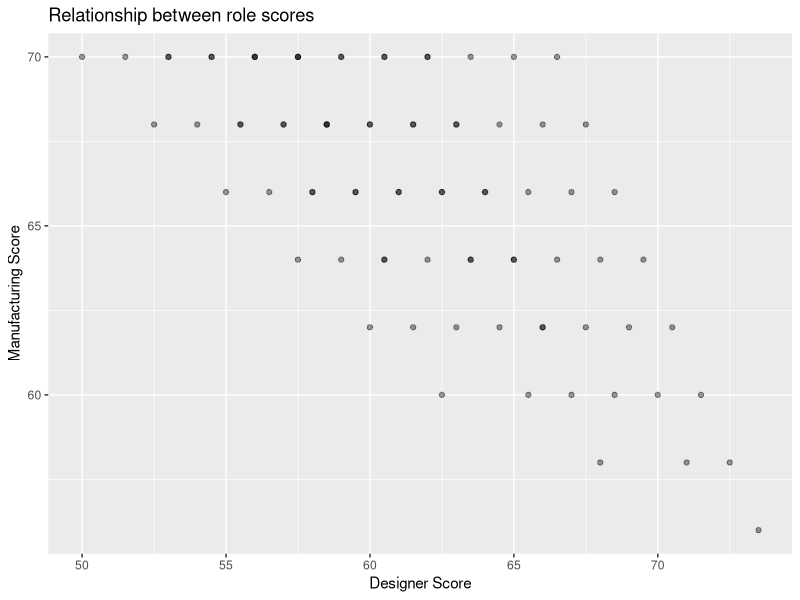

This figure's R source: (Note: this script raises an error after producing the figure.)
## ---- chunk 1
knitr::opts_chunk$set(echo = TRUE)
library(tidyverse)
library(magrittr)
library(gtools)
## ---- chunk 2
ref_info <- list(
  shape = c("Triangle", "Parallelogram", "Trapezoid"),
  shape_abbr = c("t", "p", "z"),
  str = c(4, 4, 5),
  flex = c(2, 5, 8),
  cost = c(6, 9, 15),
  cost_multipliers = c(
    m = 1,
    d = .5),
  budget = 70
)
## ---- chunk 3

# This is the basic scoring function for either player
score_basic <- function(str, flex, cost, cost_multiplier, budget) {
  return(str + flex + ((budget - cost) * cost_multiplier))
}

# Not much special here, just calculates the basics before sending it to score_basic
score_player <- function(shape_vec, role, ref = ref_info) {
  
  if (role == "d" | role == "m") {} else {
    stop("role is not 'd' fr designer or 'm' for manufacturer. Please specifiy to calculate scores:")
  }
  
  basic_score_vec <- c(
    strength = sum(ref[["str"]] * shape_vec), # calculating strength is based on ref_info
    flexibility = sum(ref[["flex"]] * shape_vec), # calculating flexibility is based on ref_info
    cost = sum(ref[["cost"]] * shape_vec) # calculating cost is based on ref_info
  )
  
  cost_multiply <- ref_info[["cost_multipliers"]][[role]]
  budge <- ref_info[["budget"]]
  
  score_vec <- c(
    basic_score_vec,
    player_score = score_basic(basic_score_vec[["strength"]],
                               basic_score_vec[["flexibility"]],
                               basic_score_vec[["cost"]],
                               cost_multiply,
                               budge
                               ))
  
  return(score_vec)
}
## ---- chunk 4
n_shape <- 0:7
max_shapesum <- max(n_shape)
min_shapesum <- 5

exclusion_fn <- function(shape_vec, max = max_shapesum, min = min_shapesum) {
  if (sum(shape_vec) > max) {return(F)} # don't exceed shape maximum
  if (sum(shape_vec) < min) {return(F)} # you need at least 4 to fill in the figure
  return(T)
}

shape_perms <- gtools::permutations(length(n_shape), 3, v = n_shape, repeats.allowed = T) %>% 
  t %>% as.data.frame %>% 
  extract(map_lgl(., exclusion_fn))
## ---- chunk 5
# This determines scores for each player for each combination of shapes used to fill in the outline of the plane
all_scores <- cbind(shape_perms %>% t %>% as.data.frame %>% set_colnames(c("t", "p", "z")), 
                    # calculates designer scores for each permutation
                    map2_dfr(shape_perms, rep("d", ncol(shape_perms)), score_player) %>% 
                      rename(d = player_score), 
                    # calculates manufacturer scores for each permutation
                    map2_dfr(shape_perms, rep("m", ncol(shape_perms)), score_player) %>% 
                      rename(m = player_score) %>% dplyr::select(m)) %>% 
  # also calculate joint score, the ratio between the two, and the distance from 1
  mutate(joint_score = d + m,
         ratio = d/m,
         ratio_dist_1 = abs(1 - ratio),
         id = paste0(t,p,z))

cors <- cor(all_scores %>% dplyr::select(where(is.numeric)))
## ---- chunk 6
# this kind of plot gives a sense of what outomes are likely possible given at least the constraints we know
ggplot(all_scores, aes(d, m)) + geom_point(alpha = .4) +
  labs(title = "Relationship between role scores") +
  xlab("Designer Score") +
  ylab("Manufacturing Score")
## ---- chunk 7
View(cors <- cor(all_scores))
## ---- chunk 8
# I made these functions to test a bunch of different values for the cost measure to try to optimize for something very integrative. It essentially just runs the same thing as all the above but for different cost/budget numbers
change_ref_info <- function(multiplier, ref = ref_info) {
  ref_info[["cost"]] <- ref_info[["cost"]] * multiplier
  ref_info[["budget"]] <- ref_info[["budget"]] * multiplier
  return(ref_info)
}

calculate_scores <- function(new_ref_df, perm_df = shape_perms) {
  score_df <- cbind(perm_df %>% t %>% as.data.frame %>% set_colnames(c("t", "p", "r", "z")),
                    map2_dfr(perm_df, rep("d", ncol(perm_df)), 
                             ~ score_player(shape_vec = .x, role = .y, ref = new_ref_df)) %>% 
                      rename(d = player_score), 
                    map2_dfr(perm_df, rep("m", ncol(perm_df)), 
                             ~ score_player(shape_vec = .x, role = .y, ref = new_ref_df)) %>% 
                      rename(m = player_score) %>% dplyr::select(m)) %>% 
    mutate(joint_score = d + m,
           ratio = d/m,
           ratio_dist_1 = abs(1 - ratio))
  return(score_df)
}


test_dfs <- map(c(seq(.1, 1, .1), seq(2, 10, 1)), change_ref_info) 
test <- test_dfs %>% 
  map(calculate_scores)
## ---- chunk 9
# plotting all of them. Looks like the 9th one is the best! And it seems to be somewhat accessible numbers-wise, hopefully remaining not very taxing on participants. 
plot_scores <- function(df) {
  ggplot(df, aes(d, m)) + geom_point(alpha = .3)
}

map(test, plot_scores)
